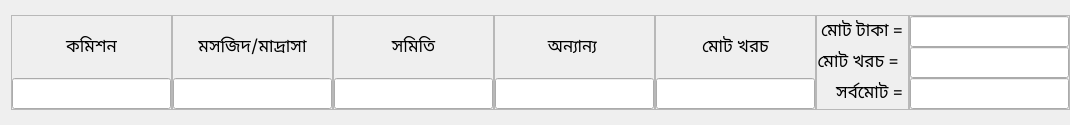
       <widget class="QWidget" name="finaTakaWidget" native="true">
        <property name="font">
         <font>
          <family>Noto Sans Bengali</family>
         </font>
        </property>
        <layout class="QHBoxLayout" name="horizontalLayout_13">
         <property name="spacing">
          <number>0</number>
         </property>
         <property name="topMargin">
          <number>15</number>
         </property>
         <property name="rightMargin">
          <number>0</number>
         </property>
         <property name="bottomMargin">
          <number>15</number>
         </property>
         <item>
          <widget class="QFrame" name="frame_9">
           <property name="font">
            <font>
             <family>Noto Sans Bengali</family>
            </font>
           </property>
           <property name="frameShape">
            <enum>QFrame::StyledPanel</enum>
           </property>
           <property name="frameShadow">
            <enum>QFrame::Raised</enum>
           </property>
           <layout class="QVBoxLayout" name="verticalLayout_9">
            <property name="spacing">
             <number>0</number>
            </property>
            <property name="leftMargin">
             <number>0</number>
            </property>
            <property name="topMargin">
             <number>0</number>
            </property>
            <property name="rightMargin">
             <number>0</number>
            </property>
            <property name="bottomMargin">
             <number>0</number>
            </property>
            <item>
             <widget class="QLabel" name="label_19">
              <property name="font">
               <font>
                <family>Noto Sans Bengali</family>
                <pointsize>13</pointsize>
               </font>
              </property>
              <property name="text">
               <string>কমিশন</string>
              </property>
              <property name="alignment">
               <set>Qt::AlignCenter</set>
              </property>
             </widget>
            </item>
            <item>
             <widget class="QLineEdit" name="commission">
              <property name="font">
               <font>
                <family>Noto Sans Bengali</family>
                <pointsize>13</pointsize>
               </font>
              </property>
             </widget>
            </item>
           </layout>
          </widget>
         </item>
         <item>
          <widget class="QFrame" name="frame_10">
           <property name="font">
            <font>
             <family>Noto Sans Bengali</family>
            </font>
           </property>
           <property name="frameShape">
            <enum>QFrame::StyledPanel</enum>
           </property>
           <property name="frameShadow">
            <enum>QFrame::Raised</enum>
           </property>
           <layout class="QVBoxLayout" name="verticalLayout_13">
            <property name="spacing">
             <number>0</number>
            </property>
            <property name="leftMargin">
             <number>0</number>
            </property>
            <property name="topMargin">
             <number>0</number>
            </property>
            <property name="rightMargin">
             <number>0</number>
            </property>
            <property name="bottomMargin">
             <number>0</number>
            </property>
            <item>
             <widget class="QLabel" name="label_20">
              <property name="font">
               <font>
                <family>Noto Sans Bengali</family>
                <pointsize>13</pointsize>
               </font>
              </property>
              <property name="text">
               <string>মসজিদ/মাদ্রাসা</string>
              </property>
              <property name="alignment">
               <set>Qt::AlignCenter</set>
              </property>
             </widget>
            </item>
            <item>
             <widget class="QLineEdit" name="mosque">
              <property name="font">
               <font>
                <family>Noto Sans Bengali</family>
                <pointsize>13</pointsize>
               </font>
              </property>
             </widget>
            </item>
           </layout>
          </widget>
         </item>
         <item>
          <widget class="QFrame" name="frame_11">
           <property name="font">
            <font>
             <family>Noto Sans Bengali</family>
            </font>
           </property>
           <property name="frameShape">
            <enum>QFrame::StyledPanel</enum>
           </property>
           <property name="frameShadow">
            <enum>QFrame::Raised</enum>
           </property>
           <layout class="QVBoxLayout" name="verticalLayout_12">
            <property name="spacing">
             <number>0</number>
            </property>
            <property name="leftMargin">
             <number>0</number>
            </property>
            <property name="topMargin">
             <number>0</number>
            </property>
            <property name="rightMargin">
             <number>0</number>
            </property>
            <property name="bottomMargin">
             <number>0</number>
            </property>
            <item>
             <widget class="QLabel" name="label_21">
              <property name="font">
               <font>
                <family>Noto Sans Bengali</family>
                <pointsize>13</pointsize>
               </font>
              </property>
              <property name="text">
               <string>সমিতি</string>
              </property>
              <property name="alignment">
               <set>Qt::AlignCenter</set>
              </property>
             </widget>
            </item>
            <item>
             <widget class="QLineEdit" name="somiti">
              <property name="font">
               <font>
                <family>Noto Sans Bengali</family>
                <pointsize>13</pointsize>
               </font>
              </property>
             </widget>
            </item>
           </layout>
          </widget>
         </item>
         <item>
          <widget class="QFrame" name="frame_12">
           <property name="font">
            <font>
             <family>Noto Sans Bengali</family>
            </font>
           </property>
           <property name="frameShape">
            <enum>QFrame::StyledPanel</enum>
           </property>
           <property name="frameShadow">
            <enum>QFrame::Raised</enum>
           </property>
           <layout class="QVBoxLayout" name="verticalLayout_11">
            <property name="spacing">
             <number>0</number>
            </property>
            <property name="leftMargin">
             <number>0</number>
            </property>
            <property name="topMargin">
             <number>0</number>
            </property>
            <property name="rightMargin">
             <number>0</number>
            </property>
            <property name="bottomMargin">
             <number>0</number>
            </property>
            <item>
             <widget class="QLabel" name="label_22">
              <property name="font">
               <font>
                <family>Noto Sans Bengali</family>
                <pointsize>13</pointsize>
               </font>
              </property>
              <property name="text">
               <string>অন্যান্য </string>
              </property>
              <property name="alignment">
               <set>Qt::AlignCenter</set>
              </property>
             </widget>
            </item>
            <item>
             <widget class="QLineEdit" name="others">
              <property name="font">
               <font>
                <family>Noto Sans Bengali</family>
                <pointsize>13</pointsize>
               </font>
              </property>
             </widget>
            </item>
           </layout>
          </widget>
         </item>
         <item>
          <widget class="QFrame" name="frame_13">
           <property name="minimumSize">
            <size>
             <width>120</width>
             <height>0</height>
            </size>
           </property>
           <property name="font">
            <font>
             <family>Noto Sans Bengali</family>
            </font>
           </property>
           <property name="frameShape">
            <enum>QFrame::StyledPanel</enum>
           </property>
           <property name="frameShadow">
            <enum>QFrame::Raised</enum>
           </property>
           <layout class="QVBoxLayout" name="verticalLayout_8">
            <property name="spacing">
             <number>0</number>
            </property>
            <property name="leftMargin">
             <number>0</number>
            </property>
            <property name="topMargin">
             <number>0</number>
            </property>
            <property name="rightMargin">
             <number>0</number>
            </property>
            <property name="bottomMargin">
             <number>0</number>
            </property>
            <item>
             <widget class="QLabel" name="label_23">
              <property name="font">
               <font>
                <family>Noto Sans Bengali</family>
                <pointsize>13</pointsize>
               </font>
              </property>
              <property name="text">
               <string>মোট খরচ</string>
              </property>
              <property name="alignment">
               <set>Qt::AlignCenter</set>
              </property>
             </widget>
            </item>
            <item>
             <widget class="QLineEdit" name="totalCost_raw">
              <property name="font">
               <font>
                <family>Noto Sans Bengali</family>
                <pointsize>13</pointsize>
               </font>
              </property>
             </widget>
            </item>
           </layout>
          </widget>
         </item>
         <item>
          <widget class="QFrame" name="frame_14">
           <property name="font">
            <font>
             <family>Noto Sans Bengali</family>
            </font>
           </property>
           <property name="frameShape">
            <enum>QFrame::StyledPanel</enum>
           </property>
           <property name="frameShadow">
            <enum>QFrame::Raised</enum>
           </property>
           <layout class="QVBoxLayout" name="verticalLayout_5">
            <property name="spacing">
             <number>0</number>
            </property>
            <property name="leftMargin">
             <number>0</number>
            </property>
            <property name="topMargin">
             <number>0</number>
            </property>
            <property name="rightMargin">
             <number>5</number>
            </property>
            <property name="bottomMargin">
             <number>0</number>
            </property>
            <item>
             <widget class="QLabel" name="label_24">
              <property name="font">
               <font>
                <family>Noto Sans Bengali</family>
                <pointsize>13</pointsize>
               </font>
              </property>
              <property name="text">
               <string>মোট টাকা =</string>
              </property>
              <property name="alignment">
               <set>Qt::AlignRight|Qt::AlignTrailing|Qt::AlignVCenter</set>
              </property>
             </widget>
            </item>
            <item>
             <widget class="QLabel" name="label_25">
              <property name="font">
               <font>
                <family>Noto Sans Bengali</family>
                <pointsize>13</pointsize>
               </font>
              </property>
              <property name="text">
               <string>মোট খরচ = </string>
              </property>
              <property name="alignment">
               <set>Qt::AlignRight|Qt::AlignTrailing|Qt::AlignVCenter</set>
              </property>
             </widget>
            </item>
            <item>
             <widget class="QLabel" name="label_26">
              <property name="font">
               <font>
                <family>Noto Sans Bengali</family>
                <pointsize>13</pointsize>
               </font>
              </property>
              <property name="text">
               <string>সর্বমোট =</string>
              </property>
              <property name="alignment">
               <set>Qt::AlignRight|Qt::AlignTrailing|Qt::AlignVCenter</set>
              </property>
             </widget>
            </item>
           </layout>
          </widget>
         </item>
         <item>
          <widget class="QFrame" name="frame_15">
           <property name="minimumSize">
            <size>
             <width>150</width>
             <height>0</height>
            </size>
           </property>
           <property name="maximumSize">
            <size>
             <width>200</width>
             <height>16777215</height>
            </size>
           </property>
           <property name="font">
            <font>
             <family>Noto Sans Bengali</family>
            </font>
           </property>
           <property name="frameShape">
            <enum>QFrame::StyledPanel</enum>
           </property>
           <property name="frameShadow">
            <enum>QFrame::Raised</enum>
           </property>
           <layout class="QVBoxLayout" name="verticalLayout_6">
            <property name="spacing">
             <number>0</number>
            </property>
            <property name="leftMargin">
             <number>0</number>
            </property>
            <property name="topMargin">
             <number>0</number>
            </property>
            <property name="rightMargin">
             <number>0</number>
            </property>
            <property name="bottomMargin">
             <number>0</number>
            </property>
            <item>
             <widget class="QLineEdit" name="totalTaka">
              <property name="font">
               <font>
                <family>Noto Sans Bengali</family>
                <pointsize>13</pointsize>
               </font>
              </property>
              <property name="text">
               <string/>
              </property>
             </widget>
            </item>
            <item>
             <widget class="QLineEdit" name="totalCost">
              <property name="font">
               <font>
                <family>Noto Sans Bengali</family>
                <pointsize>13</pointsize>
               </font>
              </property>
             </widget>
            </item>
            <item>
             <widget class="QLineEdit" name="finalTaka">
              <property name="font">
               <font>
                <family>Noto Sans Bengali</family>
                <pointsize>13</pointsize>
               </font>
              </property>
             </widget>
            </item>
           </layout>
          </widget>
         </item>
        </layout>
       </widget>
